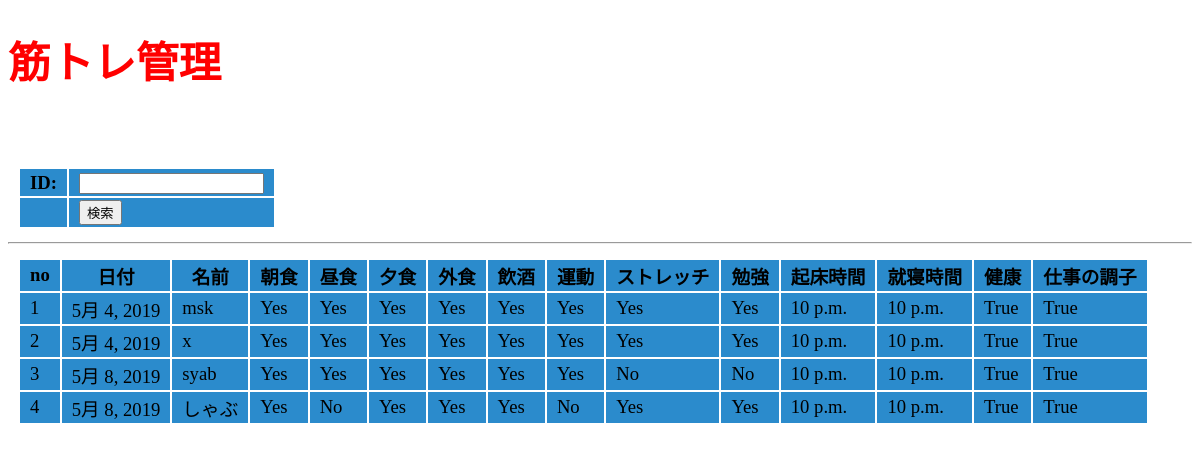
Screenshot of /app1/ with the database file from the repository.
### app1/models.py (models this page shows, shortened)
class Touroku(models.Model):
    date = models.DateField(verbose_name='日時', blank=True, null=True)
    name = models.CharField(max_length=30)
    breakfast = models.BooleanField(default=True)
    lunch = models.BooleanField(default=True)
    dinner = models.BooleanField(default=True)
    eatout = models.BooleanField(default=True)
    drinking = models.BooleanField(default=True)
    workout = models.BooleanField(default=True)
    stretch = models.BooleanField(default=True)
    studying = models.BooleanField(default=True)
    awaketime = models.TimeField(default=default_start_time)
    asleeptime = models.TimeField(default=default_start_time)
    kenkobody = models.CharField(default=True,max_length=30)
    workcond = models.CharField(default=True,max_length=30)

### app1/views.py (the view)
# urls.py: path('', views.index,name="index"),
def index(request):
    params = {
        'title':'筋トレ管理',
        'msg':'',
        'form':IdKensaku(),
        'data':[],
    }
    if (request.method =='POST'):
        number = request.POST['id']
        item = Touroku.objects.get(id = number)
        params['data'] = [item]
        params['form'] = IdKensaku(request.POST)
    else:
        params['data'] = Touroku.objects.all()
    return render(request, 'app1/index.html', params)

### app1/forms.py
class IdKensaku(forms.Form):
    id = forms.IntegerField(label = "ID")

### app1/templates/app1/index.html (shortened to what this page needs)
{% load static %}
<!doctype html>
<html lang="ja">
    <head>
        <link rel="stylesheet" type="text/css"
        href="{% static 'app1/css/style.css' %}"/>
    </head>
    <body>
        <h1>{{title}}</h1>
        <table>
            <form aciton = "{%url 'index' % }" method = "POST">
                {{form.as_table}}
            <tr><td></td><td><input type = "submit" value = "検索"></td></tr>
            </form>
        </table>
        <hr>
        <table>
            <tr>
                    <th>no</th>
                    <th>日付</th>
                    <th>名前</th>
                    <th>朝食</th>
                    <th>昼食</th>
                    <th>夕食</th>
                    <th>外食</th>
                    <th>飲酒</th>
                    <th>運動</th>
                    <th>ストレッチ</th>
                    <th>勉強</th>
                    <th>起床時間</th>
                    <th>就寝時間</th>
                    <th>健康</th>
                    <th>仕事の調子</th>
            </tr>
            {%for item in data %}
            <tr>
                    <td>{{item.id}}</td>
                    <td>{{item.date}}</td>
                    <td>{{item.name}}</td>
                    <td>{% if item.breakfast == False %}No{% endif %}
                        {% if item.breakfast == True %}Yes{% endif %}</td>
                    <td>{% if item.lunch == False %}No{% endif %}
                        {% if item.lunch == True %}Yes{% endif %}</td>
                    <td>{% if item.dinner == False %}No{% endif %}
                        {% if item.dinner == True %}Yes{% endif %}</td>
                    <td>{% if item.eatout == False %}No{% endif %}
                        {% if item.eatout == True %}Yes{% endif %}</td>
                    <td>{% if item.drinking == False %}No{% endif %}
                        {% if item.drinking == True %}Yes{% endif %}</td>
                    <td>{% if item.workout == False %}No{% endif %}
                        {% if item.workout == True %}Yes{% endif %}</td>
                    <td>{% if item.stretch == False %}No{% endif %}
                        {% if item.stretch == True %}Yes{% endif %}</td>
                    <td>{% if item.studying == False %}No{% endif %}
                        {% if item.studying == True %}Yes{% endif %}</td>
                    <td>{{item.awaketime}}</td>
                    <td>{{item.asleeptime}}</td>
                    <td>{{item.kenkobody}}</td>
                    <td>{{item.workcond}}</td>
            </tr>
            {% endfor %}
        </table>
    </body>
</html>

### app1/static/app1/css/style.css (style rules this page uses)
body { color:blue; font-size:20pt; }
h1 { color:red; font-size:32pt; }
table { margin:10px; font-size:14pt; }
table tr th { background-color: rgb(43, 139, 204); color:black; padding:2px 10px; border-width:2px; }
table tr td { background-color: rgb(43, 139, 204); color:black; padding:2px 10px; border-width:2px; }

### rows the page displays
Touroku: id "1", date "5月 4, 2019", name "msk", breakfast "Yes", lunch "Yes", dinner "Yes", eatout "Yes", drinking "Yes", workout "Yes", stretch "Yes", studying "Yes", awaketime "10 p.m.", asleeptime "10 p.m.", kenkobody "True", workcond "True"
Touroku: id "2", date "5月 4, 2019", name "x", breakfast "Yes", lunch "Yes", dinner "Yes", eatout "Yes", drinking "Yes", workout "Yes", stretch "Yes", studying "Yes", awaketime "10 p.m.", asleeptime "10 p.m.", kenkobody "True", workcond "True"
Touroku: id "3", date "5月 8, 2019", name "syab", breakfast "Yes", lunch "Yes", dinner "Yes", eatout "Yes", drinking "Yes", workout "Yes", stretch "No", studying "No", awaketime "10 p.m.", asleeptime "10 p.m.", kenkobody "True", workcond "True"
Touroku: id "4", date "5月 8, 2019", name "しゃぶ", breakfast "Yes", lunch "No", dinner "Yes", eatout "Yes", drinking "Yes", workout "No", stretch "Yes", studying "Yes", awaketime "10 p.m.", asleeptime "10 p.m.", kenkobody "True", workcond "True"

### other values shown
{{ title }} "筋トレ管理"
